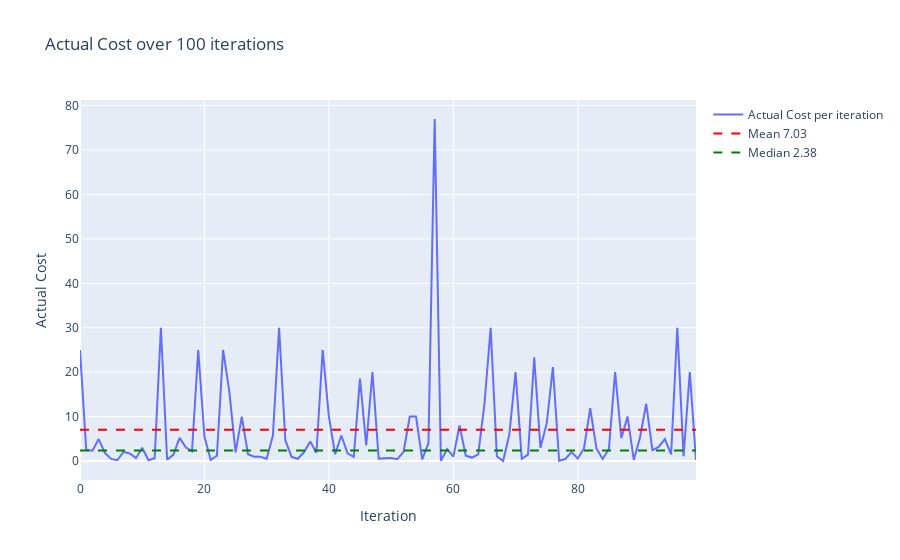
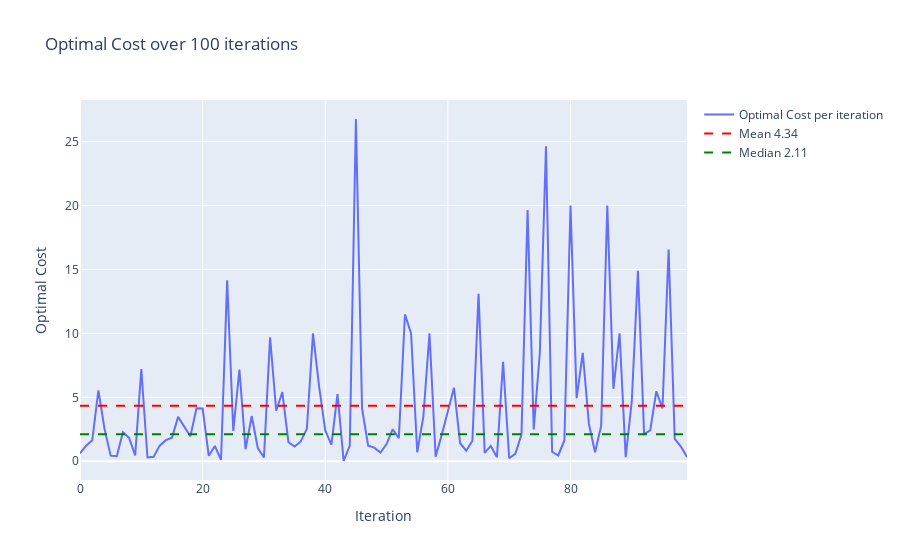
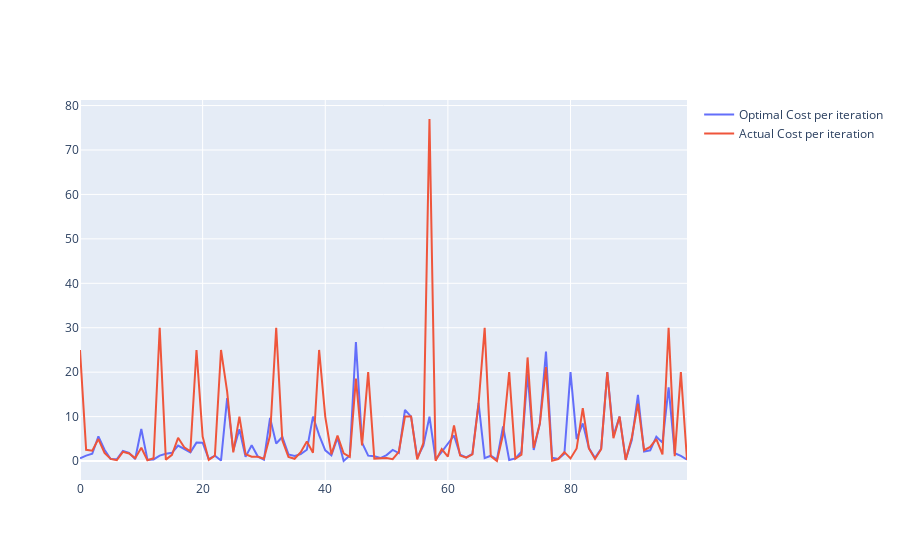

These figures' notebook cell, in order:
### Code cell
methods.plot_plotly(data=test_df['actual_cost'], data_label='Actual Cost')
methods.plot_plotly(data=test_df['optimal_cost'], data_label='Optimal Cost')
methods.multi_plot_plotly(data=[test_df['optimal_cost'], test_df['actual_cost']], data_label=['Optimal Cost', 'Actual Cost'])
